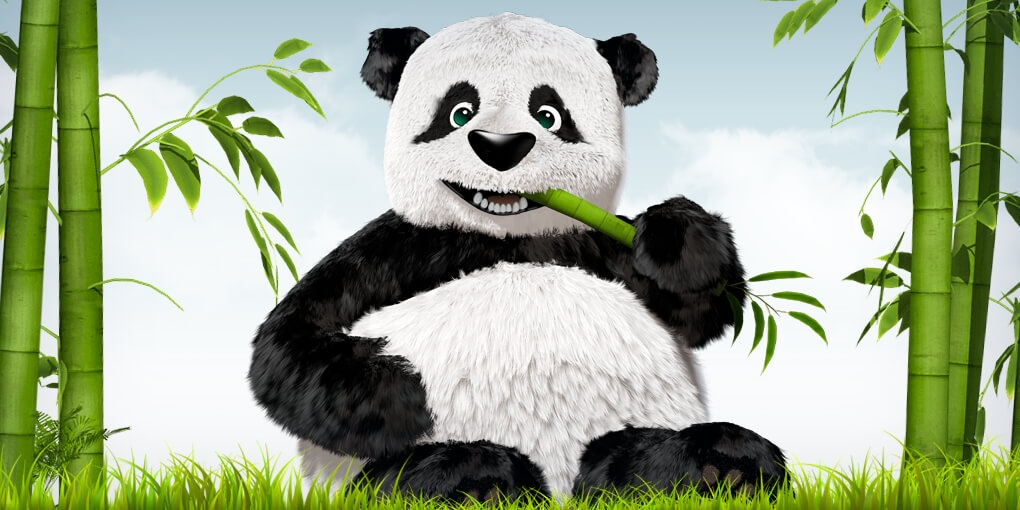

Here is the Python script that generated this plot:
from PIL import Image

foo = Image.open('panda.jpg')  # My image is a 200x374 jpeg that is 102kb large
foo.size  # (200, 374)
 
# downsize the image with an ANTIALIAS filter (gives the highest quality)
foo = foo.resize((1020,510),Image.Resampling.LANCZOS)
 
#foo.save('bird_2_cmpr.jpg', quality=95)  # The saved downsized image size is 24.8kb
 
foo.save('cmpr.jpg', optimize=True, quality=95)  # The saved downsized image size is 22.9kb